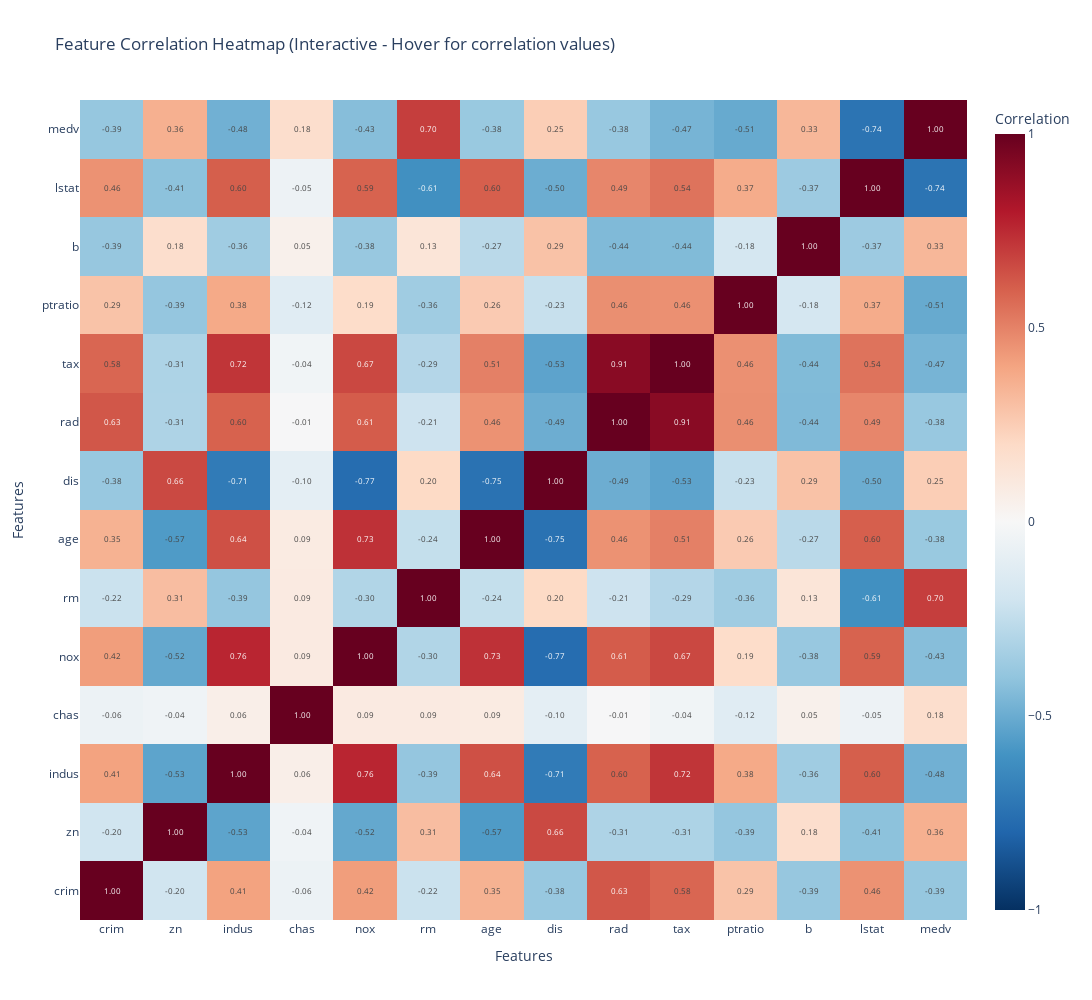

Notebook cell for this chart:
### Code cell
# 7. CORRELATION HEATMAP (Interactive Plotly)
# Load full dataset for correlation
import kagglehub
path = kagglehub.dataset_download("arunjangir245/boston-housing-dataset")
df = pd.read_csv(path + '/BostonHousing.csv')
df = df.fillna(df.median())

corr_matrix = df.corr()

fig = go.Figure(data=go.Heatmap(
    z=corr_matrix.values,
    x=corr_matrix.columns,
    y=corr_matrix.index,
    colorscale='RdBu_r',
    zmid=0,
    text=np.round(corr_matrix.values, 2),
    texttemplate='%{text:.2f}',
    textfont={"size": 8},
    hovertemplate='%{x} vs %{y}<br>Correlation: %{z:.3f}<extra></extra>',
    colorbar_title='Correlation'
))

fig.update_layout(
    title='Feature Correlation Heatmap (Interactive - Hover for correlation values)',
    xaxis_title='Features',
    yaxis_title='Features',
    template='plotly_white',
    width=1200,
    height=1000
)

fig.write_image(f'{RESULTS_DIR}/correlation_heatmap.png', width=1400, height=1000, scale=2)
fig.show()
print("Saved: correlation_heatmap.png")

### Figure 1 — Plotly figure (JSON) as saved in the notebook; plotly's stock layout.template omitted (floating-point values rounded to 4 significant figures; data arrays with more than 128 entries replaced by an {"elided": "..."} marker saying what was removed)
{"data": [{"colorbar": {"title": {"text": "Correlation"}}, "colorscale": [[0, "rgb(5,48,97)"], [0.1, "rgb(33,102,172)"], [0.2, "rgb(67,147,195)"], [0.3, "rgb(146,197,222)"], [0.4, "rgb(209,229,240)"], [0.5, "rgb(247,247,247)"], [0.6, "rgb(253,219,199)"], [0.7, "rgb(244,165,130)"], [0.8, "rgb(214,96,77)"], [0.9, "rgb(178,24,43)"], [1, "rgb(103,0,31)"]], "hovertemplate": "%{x} vs %{y}<br>Correlation: %{z:.3f}<extra></extra>", "text": {"elided": "14x14 float values"}, "textfont": {"size": 8}, "texttemplate": "%{text:.2f}", "type": "heatmap", "x": ["crim", "zn", "indus", "chas", "nox", "rm", "age", "dis", "rad", "tax", "ptratio", "b", "lstat", "medv"], "y": ["crim", "zn", "indus", "chas", "nox", "rm", "age", "dis", "rad", "tax", "ptratio", "b", "lstat", "medv"], "z": {"elided": "14x14 float values"}, "zmid": 0}], "layout": {"height": 1000, "title": {"text": "Feature Correlation Heatmap (Interactive - Hover for correlation values)"}, "width": 1200, "xaxis": {"title": {"text": "Features"}}, "yaxis": {"title": {"text": "Features"}}}}
